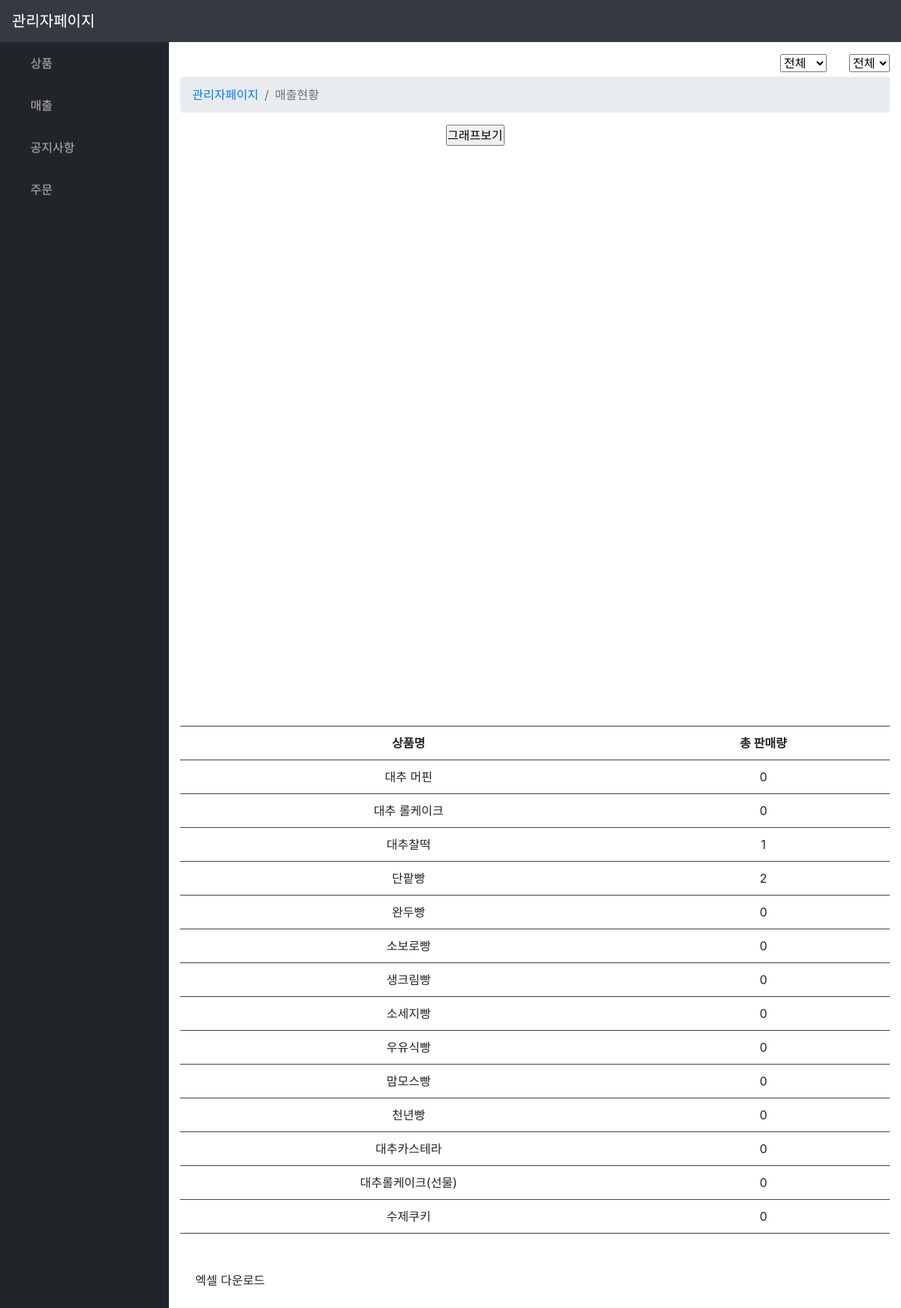
/manage/manage_Sales_Status/ (signed in), run on an earlier commit of the app's database.
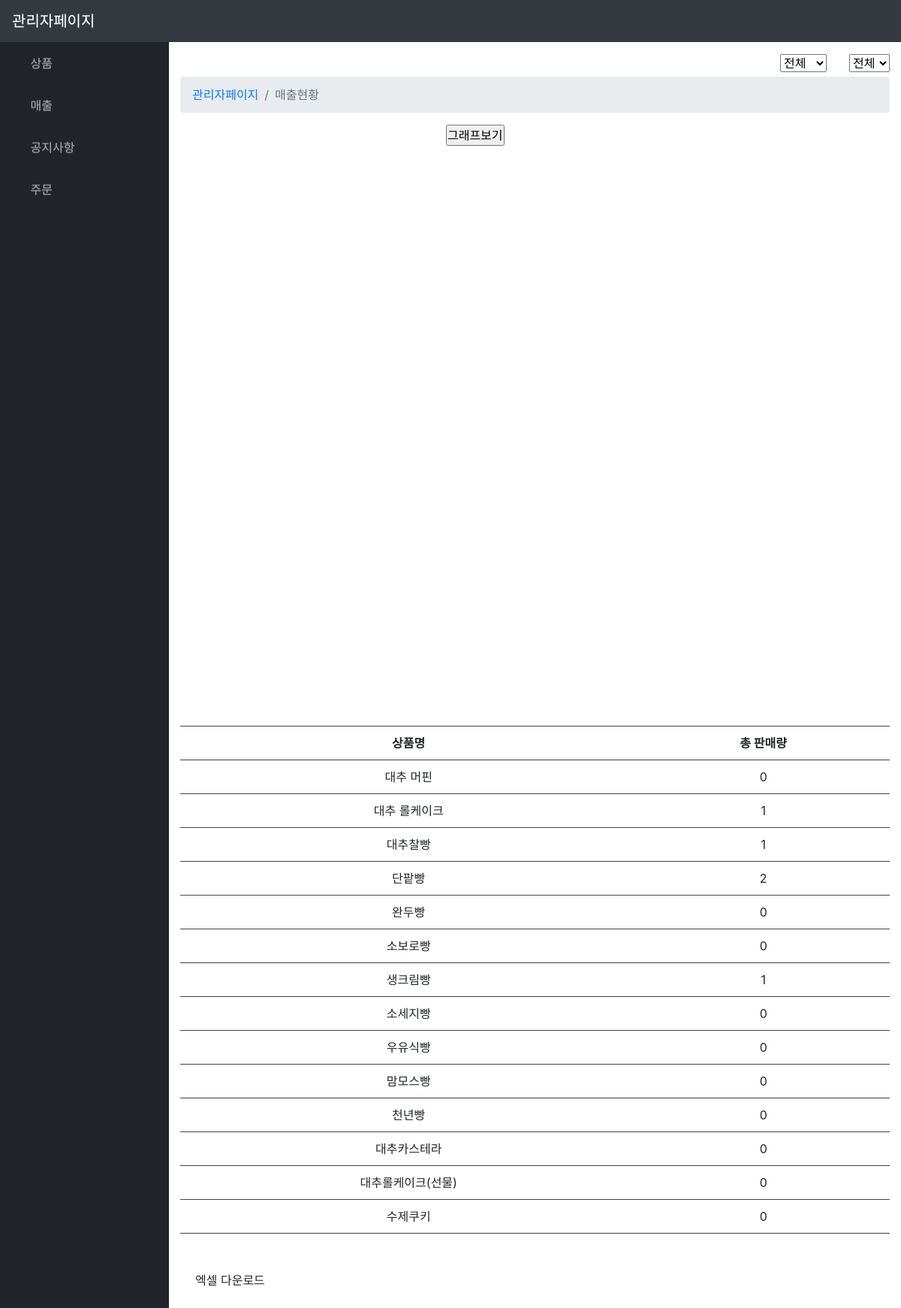
And on a later commit of the database.
### boeun_bread/models.py (models this page shows, shortened)
class Product(models.Model):
    PRODUCT_KIND =(
        ('1','제빵'),
        ('2','제과'),
        ('3','선물세트'),
    )
    P_img        = models.ImageField(upload_to="bread_img/",null=True,blank=True)
    P_name       = models.CharField(max_length=50)
    P_price      = models.IntegerField(default=0)
    P_nutrition  = models.TextField(null=True, blank=True)
    P_info       = models.TextField(null=True, blank=True)
    P_sales      = models.IntegerField(default=0) # 판매량
    P_newProduct = models.BooleanField(default=False) #True : 신제품
    P_kind       = models.CharField(max_length=1,choices=PRODUCT_KIND) #상품종류

### boeun_bread/views.py (the view)
# urls.py: path('manage/manage_Sales_Status/',views.manage_Sales_Status,name="manage_Sales_Status"),
@login_required
def manage_Sales_Status(request):
    if not isAdmin(request):
        return render(request,'boeun_bread/main.html',{'manage_msg':'권한 없습니다.'})
    prod = Product.objects.all()
    p_name_list = []
    p_salse_list = []
    for p in prod:
        p_name_list.append(p.P_name)
        p_salse_list.append(p.P_sales)
    return render(request, 'manage/manage_Sales_Status.html',{'prod':prod, 'p_name_list':p_name_list,'p_salse_list':p_salse_list})

### boeun_bread/views.py (called while the page is built)
def isAdmin(request):
    profile = Profile.objects.get(user=request.user)
    return True if profile.U_grade == 0 else False

### boeun_bread/templates/manage/manage_Sales_Status.html (shortened to what this page needs)
{% extends 'manage/manage_base.html'%}
{% load extra %}
{% block manage_content %}
<div style="float:right;">
  <select id="month">
    <option value="0">전체</option>
  </select>
</div>
<div style="float:right; margin-right:30px;">
  <select id="year">
    <option value="0">전체</option>
  </select>
</div>
<div id="pre_page">
  {% include 'manage/manage_Sales_Status_table.html' %}
</div>
<div style="padding-left:20px; padding-top:50px;">
  <a type="button" id="save_csv" onclick="s_csv()">엑셀 다운로드</a>
</div>
{% endblock %}

### boeun_bread/templates/manage/manage_Sales_Status_table.html (shortened to what this page needs)
<div style="padding-top:30px;">
<ol class="breadcrumb">
    <li class="breadcrumb-item">
        <a href="{% url 'boeun_bread:manage' %}">관리자페이지</a>
    </li>
    <li class="breadcrumb-item active">매출현황</li>
</ol>
<div style="text-align:center;">
<table id={{keyword}}>
  <tr>
    <th>상품명</th>
    <th>총 판매량</th>
  </tr>
  {% if keyword %}
    {%for list,cnt in bread_list.items %}
    <tr>
      <td>{{list}}</td>
      <td>{{cnt}}</td>
    </tr>
    {% endfor %}
    <tr>
      <div style="width:800px;height:800px;">
        <input type="button" value="그래프보기" onclick="chart();">
        <canvas id="myChart" width="10" height="10"></canvas>
      </div>
    </tr>
  {% else %}
    {% for prod in prod %}
      <tr>
        <td>{{prod.P_name}}</td>
        <td>{{prod.P_sales}}</td>
      </tr>
    {% endfor %}
    <tr>
      <div style="width:800px;height:800px;">
        <input type="button" value="그래프보기" onclick="chart();">
        <canvas id="myChart" width="10" height="10"></canvas>
      </div>
    </tr>
  {%endif%}
</table>
</div>
</div>

What changed in the data, as far as the page shows it:
changed Product "대추 롤케이크": P_sales "0" → "1"
changed Product: P_name "대추찰떡" → "대추찰빵"
changed Product "생크림빵": P_sales "0" → "1"
